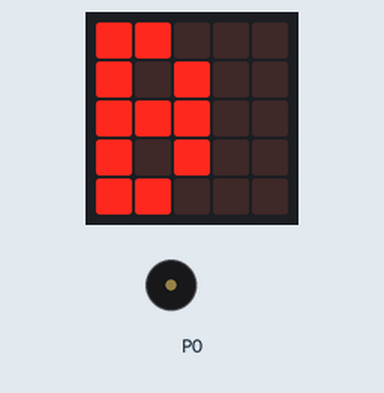
A program run on a simulated BBC micro:bit (MakeCode). Parts: the board's 5×5 LED display, buzzer (waves = sounding). At 35.0 s the program stops and its outputs stay as they are.

Above: at 4.1 s.
At 10.3 s:
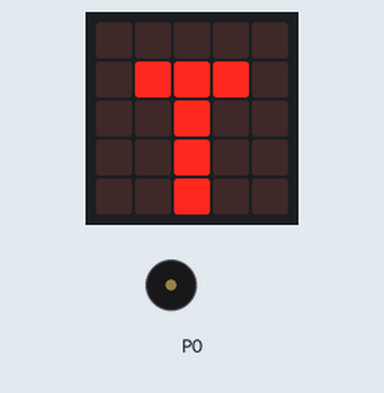
At 16.6 s:
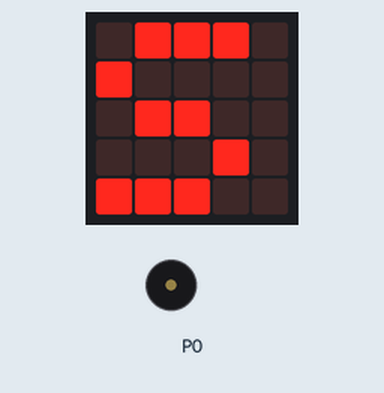
At 34.5 s:
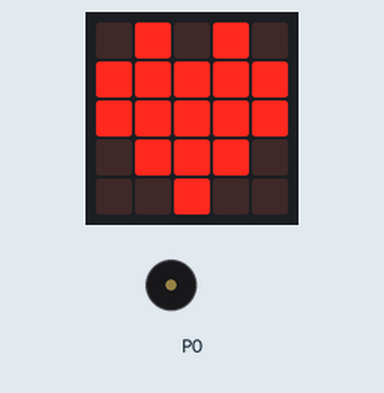
Timing chart, 0 to 36.0 s (numbered marks = the images above):
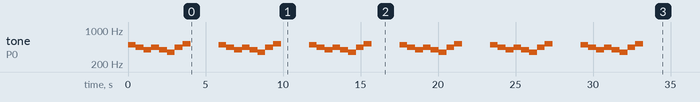

Measured:
- what the display in image 0 shows lasts 0.4 s, from 4.0 s to 4.4 s

The program:

main.ts
```typescript
for (let index = 0; index < 6; index++) {
    music.play(music.stringPlayable("B A G A G F A C5 ", 120), music.PlaybackMode.UntilDone)
    basic.showLeds(`
        # # . . .
        # . # . .
        # # # . .
        # . # . .
        # # . . .
        `)
    basic.showLeds(`
        . . . . .
        . # # # .
        . . # . .
        . . # . .
        . . # . .
        `)
    basic.showLeds(`
        . # # # .
        # . . . .
        . # # . .
        . . . # .
        # # # . .
        `)
    basic.showIcon(IconNames.Heart)
}
```

test.ts
```typescript
// aquí va el archivo "tests"; esto no se compilará cuando este paquete se utilice como una extensión.
```
